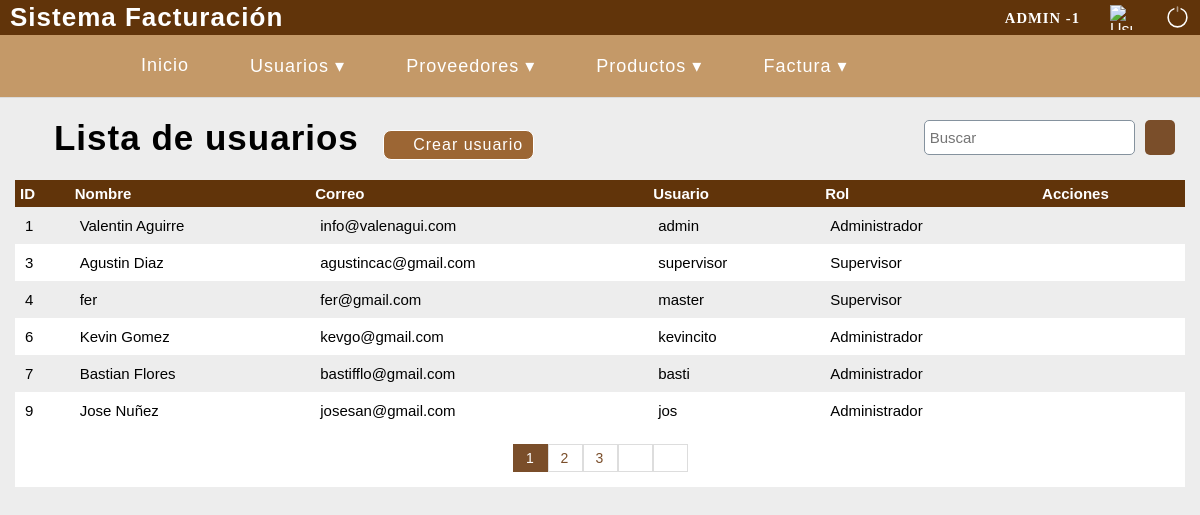
/lista-usuario.php (signed in), run on the app's committed database.
### tables this page shows
CREATE TABLE `usuario` (
  `idusuario` int(11) NOT NULL,
  `nombre` varchar(50) DEFAULT NULL,
  `correo` varchar(100) DEFAULT NULL,
  `usuario` varchar(15) DEFAULT NULL,
  `clave` varchar(100) DEFAULT NULL,
  `rol` int(11) DEFAULT NULL,
  `estado` int(11) NOT NULL DEFAULT 1
);

CREATE TABLE `rol` (
  `idrol` int(11) NOT NULL,
  `rol` varchar(20) DEFAULT NULL
);

### lista-usuario.php (the view, shortened to what this page needs)
<?php
    include "config/db.php";
?>
<!DOCTYPE html>
<html lang="en">
<head>
    <?php include "includes/scripts.php" ?>
</head>
<body>
    <?php include "includes/header.php" ?>
	<section id="container">
        <h1><i class="fas fa-user-group"></i> Lista de usuarios</h1>
        <a href="registro-usuario.php" class="btn-new"><i class="fa-solid fa-user-plus"></i> Crear usuario</a>
        <form action="buscar-usuario.php" method="get" class="form-search">
            <input type="text" name="busqueda" id="busqueda" placeholder="Buscar">
            <button type="submit"class="btn-search"><i class="fa-solid fa-magnifying-glass"></i></button>
        </form>
        <table>
            <tr>
                <th>ID</th>
                <th>Nombre</th>
                <th>Correo</th>
                <th>Usuario</th>
                <th>Rol</th>
                <th>Acciones</th>
            </tr>
            <?php
                $sql_register = mysqli_query($conexion, "SELECT COUNT(*) as total_registro FROM usuario WHERE estado = 1");
                $result_register = mysqli_fetch_array($sql_register);
                $total_registro = $result_register['total_registro'];
                $por_pagina = 6;
                if(empty($_GET['pagina'])){
                    $pagina = 1;
                }else{
                    $pagina = $_GET['pagina'];
                }
                $desde = ($pagina - 1) * $por_pagina;
                $total_paginas = ceil($total_registro / $por_pagina);
                $query = mysqli_query($conexion, "SELECT u.idusuario, u.nombre, u.correo, u.usuario, r.rol FROM usuario u INNER JOIN rol r ON u.rol = r.idrol WHERE estado = 1 ORDER BY idusuario ASC LIMIT $desde, $por_pagina");
                $result = mysqli_num_rows($query);
                if($result > 0){
                    while ($data = mysqli_fetch_array($query)){
                    ?>
                        <tr>
                            <td><?php echo $data['idusuario'] ?></td>
                            <td><?php echo $data['nombre'] ?></td>
                            <td><?php echo $data['correo'] ?></td>
                            <td><?php echo $data['usuario'] ?></td>
                            <td><?php echo $data['rol'] ?></td>
                            <td>
                                <a href="editar-usuario.php?id=<?php echo $data['idusuario'] ?>" style="color: #126e00; padding: 5px;"><i class="fas fa-pencil"></i></a>
                                <?php if($data['idusuario'] != 1){ ?>
                                    <a href="eliminar-usuario.php?id=<?php echo $data['idusuario'] ?>" style="color: #b11919; padding: 5px;"><i class="fas fa-trash"></i></a>
                                <?php } ?>
                            </td>
                        </tr>
                <?php
                    }
                }
                ?>
        </table>
        <div class="paginador">
            <ul>
                <?php
                    for ($i=1; $i <= $total_paginas; $i++){
                        if($i == $pagina){
                            echo '<li class="pageSelected">'.$i.'</li>';
                        }else{
                            echo '<li><a href="?pagina='.$i.'">'.$i.'</a></li>';
                        }
                    }
                    if($pagina != $total_paginas){
                ?>
                <li><a href="?pagina=<?php echo $pagina + 1 ?>"><i class="fas fa-angles-right"></i></a></li>
                <li><a href="?pagina=<?php echo $total_paginas ?>"><i class="fas fa-forward-step"></i></a></li>
                <?php } ?>
            </ul>
        </div>
	</section>
</body>
</html>

### css/style.css (style rules this page uses)
* { margin: 0; padding: 0; box-sizing: border-box; font-family: Arial, Helvetica, sans-serif; }
body { background: #ededed; }
h1, h2, h3, h4, h5, h6 { font-family: Arial, Helvetica, sans-serif; letter-spacing: 1px; }
h1 { font-size: 26px; }
a { text-decoration: none; font-family: arial; letter-spacing: 1px; }
#container { padding: 110px 15px 15px; }
input, select { display: block; width: 100%; font-size: 15px; padding: 5px; border: 1px solid #85929e; border-radius: 5px; }
#container h1 { font-size: 35px; display: inline-block; }
.btn-new { display: inline-block; background: #9c6634; color: #fff; padding: 5px 20px; border-radius: 8px; margin: 20px; border: 0.5px solid; padding: 5px 10px; text-decoration: none; }
table { border-collapse: collapse; font-size: 15px; width: 100%; }
table th { text-align: left; padding: 5px; background-color: #61340a; color: #fff; }
table tr:nth-child(odd) { background-color: #fff; }
table td { padding: 10px; }
.paginador ul { padding: 15px; list-style: none; background-color: #fff; display: -webkit-flex; display: -moz-flex; display: -ms-flex; display: -o-flex; display: flex; justify-content: center; }
.paginador a, .pageSelected { color: #7a4e2a; border: 1px solid #ddd; padding: 5px; display: inline-block; font-size: 14px; text-align: center; width: 35px; }
.pageSelected { color: #fff; background-color: #7a4e2a; border: 1px solid #7a4e2a; }
.form-search { display: -webkit-flex; display: -moz-flex; display: -ms-flex; display: -o-flex; display: flex; float: right; background: initial; padding: 10px; border-radius: 10px; }
.form-search .btn-search { background: #7a4e2a; color: #fff; padding: 10px; border: 0; cursor: pointer; margin-left: 10px; border-radius: 5px; }

### data on the page
usuario: idusuario "1", nombre "Valentin Aguirre", correo "info@valenagui.com", usuario "admin", rol.rol "Administrador"
usuario: idusuario "3", nombre "Agustin Diaz", correo "agustincac@gmail.com", usuario "supervisor", rol.rol "Supervisor"
usuario: idusuario "4", nombre "fer", correo "fer@gmail.com", usuario "master", rol.rol "Supervisor"
usuario: idusuario "6", nombre "Kevin Gomez", correo "kevgo@gmail.com", usuario "kevincito", rol.rol "Administrador"
usuario: idusuario "7", nombre "Bastian Flores", correo "bastifflo@gmail.com", usuario "basti", rol.rol "Administrador"
usuario: idusuario "9", nombre "Jose Nuñez", correo "josesan@gmail.com", usuario "jos", rol.rol "Administrador"

### other printed values
$_SESSION['user'] "ADMIN"
$_SESSION['rol'] "1"
